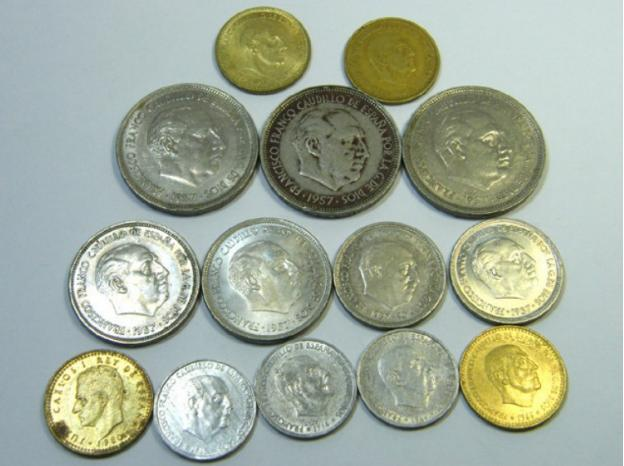
#> input picture coins2.jpg, 624 x 466 px
$ python circleDetection.py
#> lines starting #> are read from the running program, lines starting #| are printed output that depends on the picture
import argparse
import cv2
from pprint import pprint
import numpy as np
import pandas as pd
g_minDist = 30
g_dp = 1.1109*10000
def parameter1(minDist):
	global g_minDist
	g_minDist = minDist
	detectCircles(cimg, image, minDist, g_dp)

def parameter2(y):
	global g_dp
	g_dp = dp
	detectCircles(cimg, image, g_minDist, dp)

def detectCircles(image, colored_image, minDist, dp):
	# pprint(minDist)
	# pprint(dp)
	i_colored_images = colored_image.copy()
	i_image = image.copy()
	blur = cv2.medianBlur(i_image,5)
	circles = cv2.HoughCircles(blur, cv2.HOUGH_GRADIENT, dp/10000, minDist)
	circles = np.uint16(np.around(circles))
	for count, i in enumerate(circles[0,:]):

		cv2.circle(i_colored_images,(i[0],i[1]),i[2],(0,255,0),2) #circle
		cv2.circle(i_colored_images,(i[0],i[1]),1,(0,0,255),2) # center point
		cv2.putText(i_colored_images, str(count+1), (i[0], i[1]), cv2.FONT_HERSHEY_SIMPLEX, 0.7, (255, 0, 0), 2, cv2.LINE_AA)
	cv2.imshow('detected',i_colored_images)

image = cv2.imread("coins2.jpg", cv2.IMREAD_COLOR)
#> image is the input picture: shape (466, 624, 3); mean B, G, R 154.5, 171, 161.2
cimg = cv2.cvtColor(image,cv2.COLOR_BGR2GRAY)
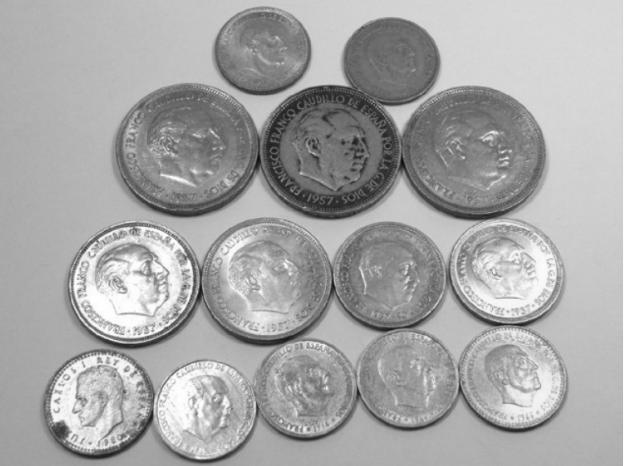
#> cimg: shape (466, 624); min 7, max 255, mean 166.2
cv2.namedWindow("coins", cv2.WINDOW_KEEPRATIO)

cv2.createTrackbar('Parameter1','coins',5000,15000,parameter2)
cv2.createTrackbar('Parameter2','coins',0,100,parameter1)
# print('teste')
while True:
	cv2.imshow("coins", image.astype('uint8'))
	key = cv2.waitKey(1) & 0xFF
#> (key Esc is pressed here)
	if key == ord("d"):
		detectCircles(cimg, image, g_minDist, g_dp)
	elif key == ord("c"):
		break
cv2.destroyAllWindows()

$ run again, with coins.jpg copied over coins2.jpg
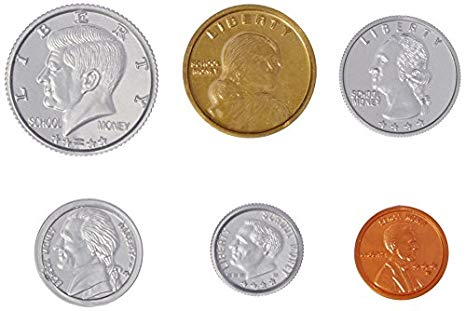
#> input picture coins.jpg, 466 x 311 px
#> image is the input picture: shape (311, 466, 3); mean B, G, R 203.5, 210.6, 219.3
#> `cimg = cv2.cvtColor(image,cv2.COLOR_BGR2GRAY)`:
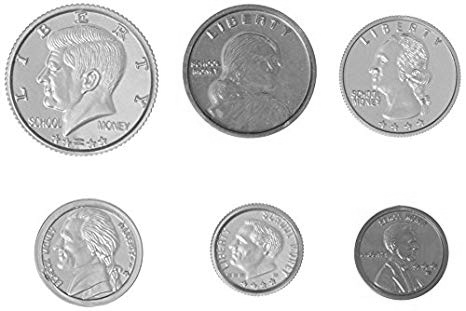
#> cimg: shape (311, 466); min 5, max 255, mean 212.4
